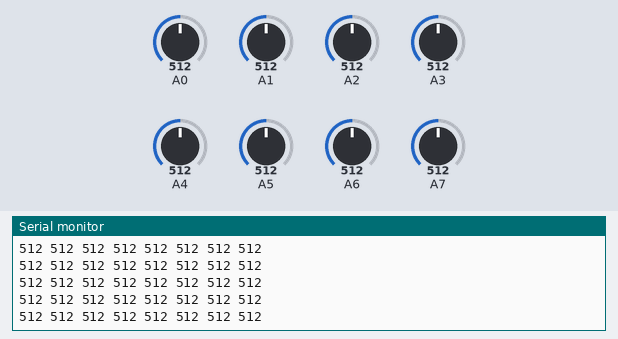
A sketch run on a simulated Arduino Nano, built with avr-gcc and run on an emulated ATmega328P. Parts: the last lines printed to the serial monitor. The test bench sets the inputs (shaded band); at power-on: A1 = 512, A0 = 512, A2 = 512, A3 = 512, A4 = 512, A5 = 512, A6 = 512, A7 = 512.

Above: at 4.2 s.
4.3 s: A1 set to 110
At 5.0 s:
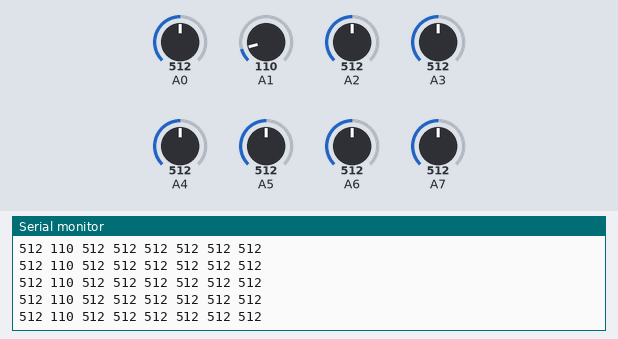
7.3 s: A1 set to 91
At 8.3 s:
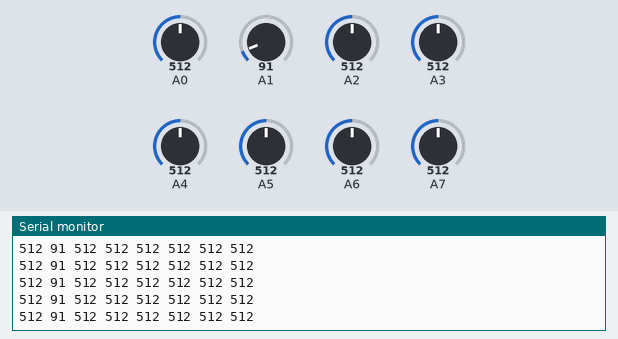
Timing chart, 0 to 10.3 s (numbered marks = the images above; inputs shaded):
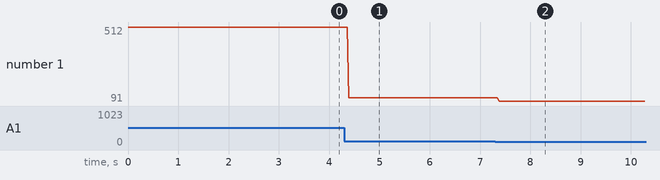

The sketch:

justcizgideneme.ino
```cpp
void setup()
{
    Serial.begin(9600);
}

void loop()
{
    int a0 = analogRead(A0);
    int a1 = analogRead(A1);
    int a2 = analogRead(A2);
    int a3 = analogRead(A3);
    int a4 = analogRead(A4);
    int a5 = analogRead(A5);
    int a6 = analogRead(A6);
    int a7 = analogRead(A7);

    Serial.print(a0);
    Serial.print(" ");
    Serial.print(a1);
    Serial.print(" ");
    Serial.print(a2);
    Serial.print(" ");
    Serial.print(a3);
    Serial.print(" ");
    Serial.print(a4);
    Serial.print(" ");
    Serial.print(a5);
    Serial.print(" ");
    Serial.print(a6);
    Serial.print(" ");
    Serial.print(a7);
    Serial.println("");
}
```

Measured:
- after the input at 4.3 s, the serial monitor: prints a new line after 0.09 s (image 1)
- after the input at 7.3 s, the serial monitor: prints a new line after 0.08 s (image 2)
- plotted number 1: 512 → 110 after the input at 4.3 s, 110 → 91 after the input at 7.3 s
